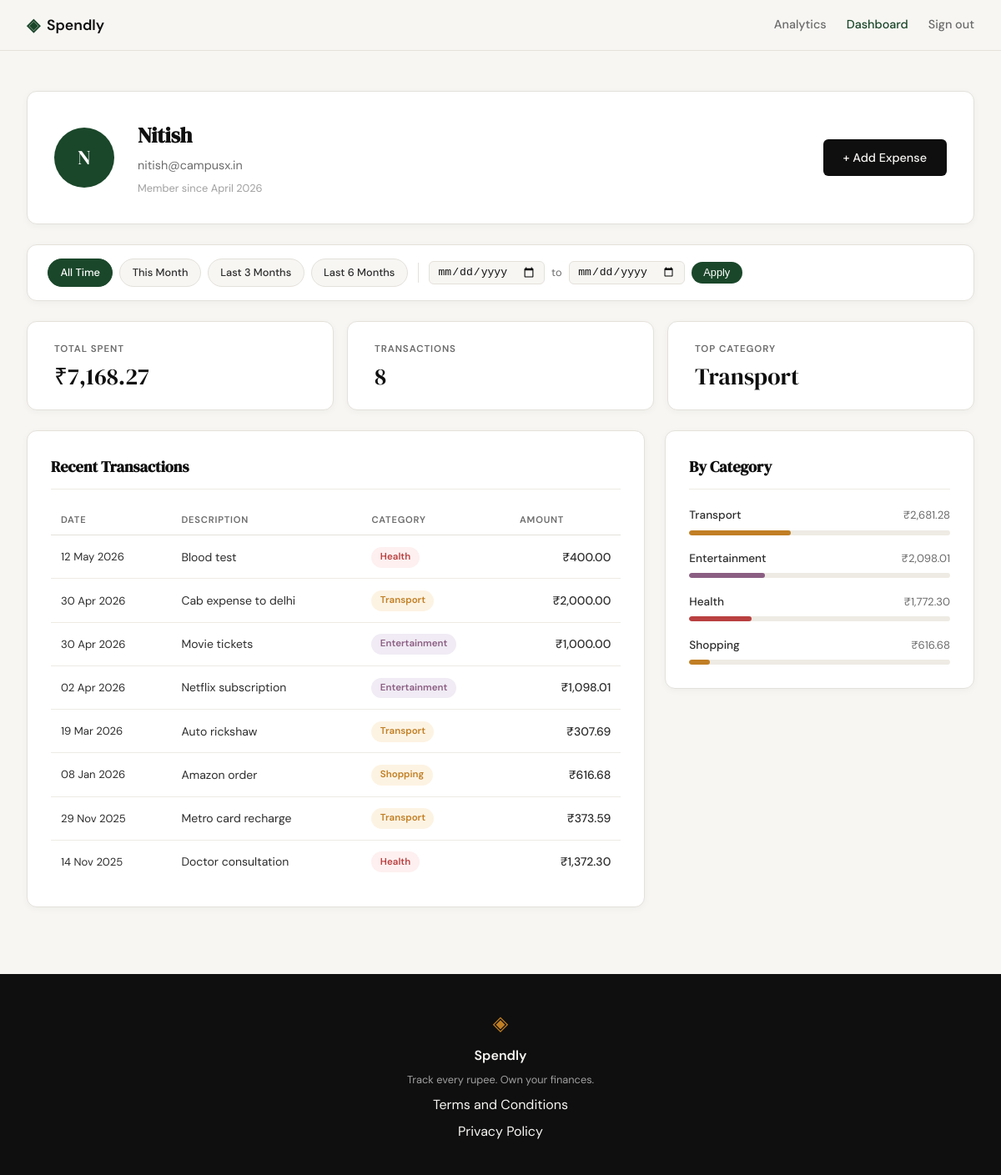
/profile (signed in), run on the app's committed database.
### tables this page shows
CREATE TABLE users (
            id            INTEGER PRIMARY KEY AUTOINCREMENT,
            name          TEXT    NOT NULL,
            email         TEXT    UNIQUE NOT NULL,
            password_hash TEXT    NOT NULL,
            created_at    TEXT    DEFAULT (datetime('now'))
        );

CREATE TABLE expenses (
            id          INTEGER PRIMARY KEY AUTOINCREMENT,
            user_id     INTEGER NOT NULL REFERENCES users(id),
            amount      REAL    NOT NULL,
            category    TEXT    NOT NULL,
            date        TEXT    NOT NULL,
            description TEXT,
            created_at  TEXT    DEFAULT (datetime('now'))
        );

### app.py (the view)
@app.route("/profile")
def profile():
    if not session.get("user_id"):
        return redirect(url_for("login"))
    uid = session["user_id"]
    today = date.today()
    date_from = _parse_date(request.args.get("date_from"))
    date_to = _parse_date(request.args.get("date_to"))
    if date_from and date_to and date_from > date_to:
        flash("Start date must be before end date.", "error")
        date_from = date_to = None
    today_str = today.isoformat()
    this_month_from = today.replace(day=1).isoformat()
    this_month_to = today.replace(
        day=calendar.monthrange(today.year, today.month)[1]
    ).isoformat()
    presets = {
        "this_month": {"date_from": this_month_from, "date_to": this_month_to},
        "last_3":     {"date_from": _months_ago(today, 3), "date_to": today_str},
        "last_6":     {"date_from": _months_ago(today, 6), "date_to": today_str},
    }
    return render_template(
        "profile.html",
        user=get_user_by_id(uid),
        stats=get_summary_stats(uid, date_from, date_to),
        expenses=get_recent_transactions(uid, date_from=date_from, date_to=date_to),
        categories=get_category_breakdown(uid, date_from, date_to),
        date_from=date_from,
        date_to=date_to,
        presets=presets,
    )

### app.py (called while the page is built)
def _parse_date(val):
    try:
        datetime.strptime(val, "%Y-%m-%d")
        return val
    except (ValueError, TypeError):
        return None

def _months_ago(today, n):
    m, y = today.month - n, today.year
    while m <= 0:
        m += 12
        y -= 1
    return date(y, m, 1).isoformat()

### database/db.py (called while the page is built)
def get_db():
    conn = sqlite3.connect(DB_PATH)
    conn.row_factory = sqlite3.Row
    conn.execute("PRAGMA foreign_keys = ON")
    return conn

### database/queries.py (called while the page is built)
def _build_date_filter(date_from, date_to):
    if date_from and date_to:
        return "AND date BETWEEN ? AND ?", [date_from, date_to]
    return "", []

def get_user_by_id(user_id):
    conn = get_db()
    row = conn.execute(
        "SELECT id, name, email, created_at FROM users WHERE id = ?",
        (user_id,),
    ).fetchone()
    conn.close()
    if row is None:
        return None
    name = row["name"]
    initials = "".join(w[0].upper() for w in name.split() if w)
    member_since = datetime.strptime(row["created_at"], "%Y-%m-%d %H:%M:%S").strftime("%B %Y")
    return {
        "name": name,
        "email": row["email"],
        "initials": initials,
        "member_since": member_since,
    }

def get_recent_transactions(user_id, limit=10, date_from=None, date_to=None):
    date_clause, date_params = _build_date_filter(date_from, date_to)
    params = [user_id] + date_params + [limit]
    conn = get_db()
    rows = conn.execute(
        "SELECT date, description, category, amount "
        "FROM expenses "
        "WHERE user_id = ? "
        + date_clause +
        " ORDER BY date DESC, id DESC "
        "LIMIT ?",
        params,
    ).fetchall()
    conn.close()
    return [
        {
            "date": datetime.strptime(row["date"], "%Y-%m-%d").strftime("%d %b %Y"),
            "description": row["description"],
            "category": row["category"],
            "amount": "{:,.2f}".format(row["amount"]),
        }
        for row in rows
    ]

### templates/profile.html (shortened to what this page needs)
{% extends "base.html" %}
{% block head %}
<link rel="stylesheet" href="{{ url_for('static', filename='css/profile.css') }}">
{% endblock %}
{% block content %}
<div class="profile-page">
    <div class="profile-inner">
        <div class="profile-header-card">
            <div class="profile-avatar">{{ user.initials }}</div>
            <div class="profile-info">
                <h1 class="profile-name">{{ user.name }}</h1>
                <p class="profile-email">{{ user.email }}</p>
                <p class="profile-since">Member since {{ user.member_since }}</p>
            </div>
            <a href="{{ url_for('add_expense') }}" class="btn-primary profile-add-btn">+ Add Expense</a>
        </div>
        <div class="filter-bar">
            <div class="filter-presets">
                <a href="{{ url_for('profile') }}"
                   class="filter-preset-btn{% if not date_from and not date_to %} filter-preset-btn--active{% endif %}">
                    All Time
                </a>
                <a href="{{ url_for('profile', date_from=presets.this_month.date_from, date_to=presets.this_month.date_to) }}"
                   class="filter-preset-btn{% if date_from == presets.this_month.date_from and date_to == presets.this_month.date_to %} filter-preset-btn--active{% endif %}">
                    This Month
                </a>
                <a href="{{ url_for('profile', date_from=presets.last_3.date_from, date_to=presets.last_3.date_to) }}"
                   class="filter-preset-btn{% if date_from == presets.last_3.date_from and date_to == presets.last_3.date_to %} filter-preset-btn--active{% endif %}">
                    Last 3 Months
                </a>
                <a href="{{ url_for('profile', date_from=presets.last_6.date_from, date_to=presets.last_6.date_to) }}"
                   class="filter-preset-btn{% if date_from == presets.last_6.date_from and date_to == presets.last_6.date_to %} filter-preset-btn--active{% endif %}">
                    Last 6 Months
                </a>
            </div>
            <form class="filter-form" method="GET" action="{{ url_for('profile') }}">
                <input type="date" name="date_from" class="filter-date-input"
                       value="{{ date_from or '' }}">
                <span class="filter-to-label">to</span>
                <input type="date" name="date_to" class="filter-date-input"
                       value="{{ date_to or '' }}">
                <button type="submit" class="filter-apply-btn">Apply</button>
            </form>
        </div>
        <div class="profile-stats">
            <div class="stat-card">
                <span class="stat-label">Total Spent</span>
                <span class="stat-value">₹{{ stats.total }}</span>
            </div>
            <div class="stat-card">
                <span class="stat-label">Transactions</span>
                <span class="stat-value">{{ stats.count }}</span>
            </div>
            <div class="stat-card">
                <span class="stat-label">Top Category</span>
                <span class="stat-value">{{ stats.top_category }}</span>
            </div>
        </div>
        <div class="profile-grid">
            <div class="profile-section">
                <div class="section-title-row">
                    <h2 class="section-title">Recent Transactions</h2>
                </div>
                <div class="tx-table-wrapper">
                    <table class="tx-table">
                        <thead>
                            <tr>
                                <th>Date</th>
                                <th>Description</th>
                                <th>Category</th>
                                <th class="tx-amount-col">Amount</th>
                            </tr>
                        </thead>
                        <tbody>
                            {% for tx in expenses %}
                            <tr>
                                <td class="tx-date">{{ tx.date }}</td>
                                <td class="tx-desc">{{ tx.description }}</td>
                                <td>
                                    <span class="cat-badge cat-badge--{{ tx.category | lower }}">
                                        {{ tx.category }}
                                    </span>
                                </td>
                                <td class="tx-amount">₹{{ tx.amount }}</td>
                            </tr>
                            {% endfor %}
                        </tbody>
                    </table>
                </div>
            </div>
            <div class="profile-section">
                <h2 class="section-title">By Category</h2>
                <div class="category-list">
                    {% for cat in categories %}
                    <div class="cat-row">
                        <div class="cat-row-header">
                            <span class="cat-row-name">{{ cat.name }}</span>
                            <span class="cat-row-amount">₹{{ cat.amount }}</span>
                        </div>
                        <div class="cat-bar-track">
                            <div class="cat-bar cat-bar--{{ cat.name | lower }}"
                                 style="width: {{ cat.percent }}%"></div>
                        </div>
                    </div>
                    {% endfor %}
                </div>
            </div>
        </div>
    </div>
</div>
{% endblock %}

### static/css/style.css (style rules this page uses)
:root { --ink: #0f0f0f; --ink-soft: #2d2d2d; --ink-muted: #6b6b6b; --ink-faint: #a0a0a0; --paper: #f7f6f3; --paper-warm: #f0ede6; --paper-card: #ffffff; --accent: #1a472a; --accent-light: #e8f0eb; --accent-2: #c17f24; --accent-2-light: #fdf3e3; --danger: #c0392b; --danger-light: #fdecea; --border: #e4e1da; --border-soft: #eeebe4; --font-display: 'DM Serif Display', Georgia, serif; --font-body: 'DM Sans', system-ui, sans-serif; --max-width: 1200px; --auth-width: 440px; --radius-sm: 6px; --radius-md: 12px; --radius-lg: 20px; }
*, *::before, *::after { box-sizing: border-box; margin: 0; padding: 0; }
html { font-size: 16px; scroll-behavior: smooth; }
body { background: var(--paper); color: var(--ink); font-family: var(--font-body); font-size: 1rem; line-height: 1.6; -webkit-font-smoothing: antialiased; }
a { color: inherit; text-decoration: none; }
.btn-primary { display: inline-block; background: var(--ink); color: var(--paper); padding: 0.65rem 1.5rem; border-radius: var(--radius-sm); font-family: var(--font-body); font-size: 0.9rem; font-weight: 500; cursor: pointer; border: none; transition: background 0.2s; text-decoration: none; }

### data on the page
users: name "Nitish", email "nitish@campusx.in"
expenses: date "12 May 2026", description "Blood test", category "Health", amount "400.00"
expenses: date "30 Apr 2026", description "Cab expense to delhi", category "Transport", amount "2,000.00"
expenses: date "30 Apr 2026", description "Movie tickets", category "Entertainment", amount "1,000.00"
expenses: date "02 Apr 2026", description "Netflix subscription", category "Entertainment", amount "1,098.01"
expenses: date "19 Mar 2026", description "Auto rickshaw", category "Transport", amount "307.69"
expenses: date "08 Jan 2026", description "Amazon order", category "Shopping", amount "616.68", name "Shopping", {{ cat.percent }} 8 (drawn)
expenses: date "29 Nov 2025", description "Metro card recharge", category "Transport", amount "373.59"
expenses: date "14 Nov 2025", description "Doctor consultation", category "Health", amount "1,372.30"

### other printed values
{{ user.initials }} "N"
{{ user.member_since }} "April 2026"
{{ stats.total }} "7,168.27"
{{ stats.count }} "8"
{{ stats.top_category }} "Transport"
{{ cat.name }} "Transport" "Entertainment" "Health"
{{ cat.amount }} "2,681.28" "2,098.01" "1,772.30"
